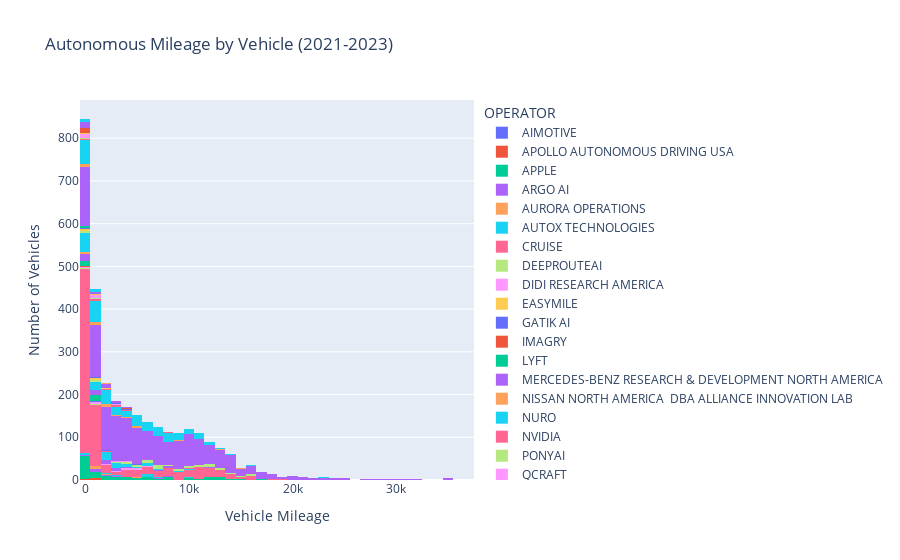
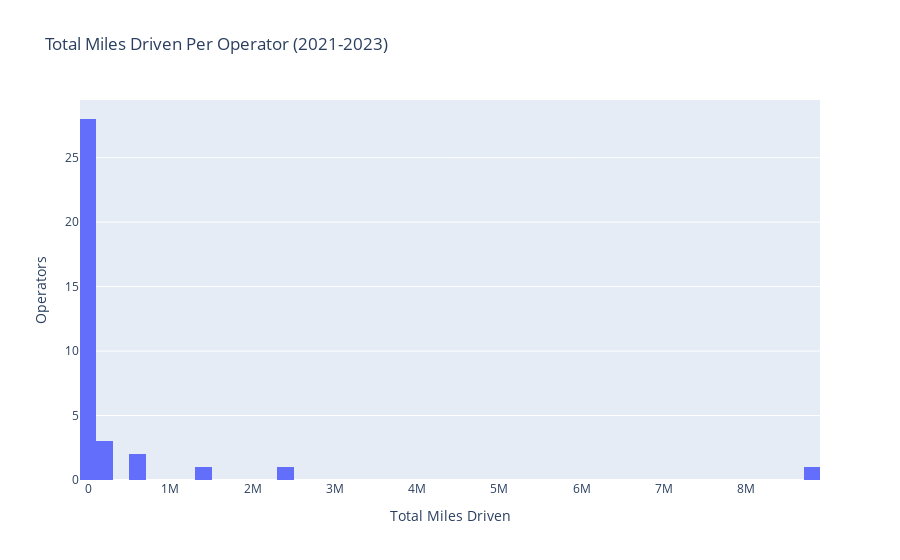

Notebook code cell kept with these figures, in order:
### Code cell
#### Histogram: miles driven / VIN ######
fig = px.histogram(nonzero_mileage,
             x='Mileage Total', color="OPERATOR", title="Autonomous Mileage by Vehicle (2021-2023)", nbins=50)
fig.update_layout(xaxis_title='Vehicle Mileage', yaxis_title='Number of Vehicles')
fig.show()

#### Histogram: miles driven / Operator ######
manufacturer_miles_sum = nonzero_mileage.groupby('OPERATOR')['Mileage Total'].sum().reset_index()

fig = px.histogram(manufacturer_miles_sum, x='Mileage Total', title='Total Miles Driven Per Operator (2021-2023)', hover_name="OPERATOR",
                   labels={'Mileage Total': 'Total Miles Driven'},  nbins=50)  # Adjust nbins as needed
fig.update_layout(yaxis_title='Operators')

fig.show()



#### WANT: Would be absolutley sick if we could start with the VINs histogram and animated into the by Operator graph...

### Figure 1 — Plotly figure (JSON) as saved in the notebook; plotly's stock layout.template omitted (floating-point values rounded to 4 significant figures; data arrays with more than 128 entries replaced by an {"elided": "..."} marker saying what was removed)
{"data": [{"alignmentgroup": "True", "bingroup": "x", "hovertemplate": "OPERATOR=AIMOTIVE<br>Mileage Total=%{x}<br>count=%{y}<extra></extra>", "legendgroup": "AIMOTIVE", "marker": {"color": "#636efa", "pattern": {"shape": ""}}, "name": "AIMOTIVE", "nbinsx": 50, "offsetgroup": "AIMOTIVE", "orientation": "v", "showlegend": true, "type": "histogram", "x": [1827, 1149, 9350, 5865, 9628.0, 5249.0], "xaxis": "x", "yaxis": "y"}, {"alignmentgroup": "True", "bingroup": "x", "hovertemplate": "OPERATOR=APOLLO AUTONOMOUS DRIVING USA<br>Mileage Total=%{x}<br>count=%{y}<extra></extra>", "legendgroup": "APOLLO AUTONOMOUS DRIVING USA", "marker": {"color": "#EF553B", "pattern": {"shape": ""}}, "name": "APOLLO AUTONOMOUS DRIVING USA", "nbinsx": 50, "offsetgroup": "APOLLO AUTONOMOUS DRIVING USA", "orientation": "v", "showlegend": true, "type": "histogram", "x": [830.0, 637.5, 1142.0, 824.4, 141.6, 368.9], "xaxis": "x", "yaxis": "y"}, {"alignmentgroup": "True", "bingroup": "x", "hovertemplate": "OPERATOR=APPLE<br>Mileage Total=%{x}<br>count=%{y}<extra></extra>", "legendgroup": "APPLE", "marker": {"color": "#00cc96", "pattern": {"shape": ""}}, "name": "APPLE", "nbinsx": 50, "offsetgroup": "APPLE", "orientation": "v", "showlegend": true, "type": "histogram", "x": {"elided": "140 float values"}, "xaxis": "x", "yaxis": "y"}, {"alignmentgroup": "True", "bingroup": "x", "hovertemplate": "OPERATOR=ARGO AI<br>Mileage Total=%{x}<br>count=%{y}<extra></extra>", "legendgroup": "ARGO AI", "marker": {"color": "#ab63fa", "pattern": {"shape": ""}}, "name": "ARGO AI", "nbinsx": 50, "offsetgroup": "ARGO AI", "orientation": "v", "showlegend": true, "type": "histogram", "x": [7996.0, 6834.0, 5725.0, 8231.0, 7264.0, 522.2, 162.1, 633.5, 2643.0, 553.1, 3687.0, 1480.0, 2552.0, 1507.0, 1230.0, 1080.0, 1318.0, 1958.0], "xaxis": "x", "yaxis": "y"}, {"alignmentgroup": "True", "bingroup": "x", "hovertemplate": "OPERATOR=AURORA OPERATIONS<br>Mileage Total=%{x}<br>count=%{y}<extra></extra>", "legendgroup": "AURORA OPERATIONS", "marker": {"color": "#FFA15A", "pattern": {"shape": ""}}, "name": "AURORA OPERATIONS", "nbinsx": 50, "offsetgroup": "AURORA OPERATIONS", "orientation": "v", "showlegend": true, "type": "histogram", "x": [1388.0, 875.0, 4918.0, 1448.0, 2289.0, 624.2, 1104.0, 25.86, 700.3], "xaxis": "x", "yaxis": "y"}, {"alignmentgroup": "True", "bingroup": "x", "hovertemplate": "OPERATOR=AUTOX TECHNOLOGIES<br>Mileage Total=%{x}<br>count=%{y}<extra></extra>", "legendgroup": "AUTOX TECHNOLOGIES", "marker": {"color": "#19d3f3", "pattern": {"shape": ""}}, "name": "AUTOX TECHNOLOGIES", "nbinsx": 50, "offsetgroup": "AUTOX TECHNOLOGIES", "orientation": "v", "showlegend": true, "type": "histogram", "x": [1986, 13997, 10336, 6446, 6358, 5912, 5073, 6627, 2700, 8271, 5462, 5981, 2461, 600, 5922, 318, 5508, 2431, 2563, 138, 59, 273], "xaxis": "x", "yaxis": "y"}, {"alignmentgroup": "True", "bingroup": "x", "hovertemplate": "OPERATOR=CRUISE<br>Mileage Total=%{x}<br>count=%{y}<extra></extra>", "legendgroup": "CRUISE", "marker": {"color": "#FF6692", "pattern": {"shape": ""}}, "name": "CRUISE", "nbinsx": 50, "offsetgroup": "CRUISE", "orientation": "v", "showlegend": true, "type": "histogram", "x": {"elided": "813 float values"}, "xaxis": "x", "yaxis": "y"}, {"alignmentgroup": "True", "bingroup": "x", "hovertemplate": "OPERATOR=DEEPROUTEAI<br>Mileage Total=%{x}<br>count=%{y}<extra></extra>", "legendgroup": "DEEPROUTEAI", "marker": {"color": "#B6E880", "pattern": {"shape": ""}}, "name": "DEEPROUTEAI", "nbinsx": 50, "offsetgroup": "DEEPROUTEAI", "orientation": "v", "showlegend": true, "type": "histogram", "x": [18791, 12081, 510, 251], "xaxis": "x", "yaxis": "y"}, {"alignmentgroup": "True", "bingroup": "x", "hovertemplate": "OPERATOR=DIDI RESEARCH AMERICA<br>Mileage Total=%{x}<br>count=%{y}<extra></extra>", "legendgroup": "DIDI RESEARCH AMERICA", "marker": {"color": "#FF97FF", "pattern": {"shape": ""}}, "name": "DIDI RESEARCH AMERICA", "nbinsx": 50, "offsetgroup": "DIDI RESEARCH AMERICA", "orientation": "v", "showlegend": true, "type": "histogram", "x": [3759.0, 5416.0, 6946.0, 1830.0, 3306.0, 4891.0, 4592.0, 2845.0, 5858.0, 1302.0, 3711.0, 5156.0, 4735.0, 938.7, 3997.0, 3893.0, 3074.0, 4286.0, 6647.0, 1827.0, 1409.0, 918.2, 311.7, 79.6, 1286.0], "xaxis": "x", "yaxis": "y"}, {"alignmentgroup": "True", "bingroup": "x", "hovertemplate": "OPERATOR=EASYMILE<br>Mileage Total=%{x}<br>count=%{y}<extra></extra>", "legendgroup": "EASYMILE", "marker": {"color": "#FECB52", "pattern": {"shape": ""}}, "name": "EASYMILE", "nbinsx": 50, "offsetgroup": "EASYMILE", "orientation": "v", "showlegend": true, "type": "histogram", "x": [320], "xaxis": "x", "yaxis": "y"}, {"alignmentgroup": "True", "bingroup": "x", "hovertemplate": "OPERATOR=GATIK AI<br>Mileage Total=%{x}<br>count=%{y}<extra></extra>", "legendgroup": "GATIK AI", "marker": {"color": "#636efa", "pattern": {"shape": ""}}, "name": "GATIK AI", "nbinsx": 50, "offsetgroup": "GATIK AI", "orientation": "v", "showlegend": true, "type": "histogram", "x": [1924, 1016, 634], "xaxis": "x", "yaxis": "y"}, {"alignmentgroup": "True", "bingroup": "x", "hovertemplate": "OPERATOR=IMAGRY<br>Mileage Total=%{x}<br>count=%{y}<extra></extra>", "legendgroup": "IMAGRY", "marker": {"color": "#EF553B", "pattern": {"shape": ""}}, "name": "IMAGRY", "nbinsx": 50, "offsetgroup": "IMAGRY", "orientation": "v", "showlegend": true, "type": "histogram", "x": [731.2, 650.1, 326.5, 397.1], "xaxis": "x", "yaxis": "y"}, {"alignmentgroup": "True", "bingroup": "x", "hovertemplate": "OPERATOR=LYFT<br>Mileage Total=%{x}<br>count=%{y}<extra></extra>", "legendgroup": "LYFT", "marker": {"color": "#00cc96", "pattern": {"shape": ""}}, "name": "LYFT", "nbinsx": 50, "offsetgroup": "LYFT", "orientation": "v", "showlegend": true, "type": "histogram", "x": [479.7, 839.3, 802.1, 1016.0, 985.5, 812.1, 596.7, 882.3, 525.3, 568.1, 625.5, 466.1, 523.6, 684.0, 423.9, 132.5, 257.0, 64.29, 32.78, 116.3, 216.2, 131.1, 19.6], "xaxis": "x", "yaxis": "y"}, {"alignmentgroup": "True", "bingroup": "x", "hovertemplate": "OPERATOR=MERCEDES-BENZ RESEARCH & DEVELOPMENT NORTH AMERICA<br>Mileage Total=%{x}<br>count=%{y}<extra></extra>", "legendgroup": "MERCEDES-BENZ RESEARCH & DEVELOPMENT NORTH AMERICA", "marker": {"color": "#ab63fa", "pattern": {"shape": ""}}, "name": "MERCEDES-BENZ RESEARCH & DEVELOPMENT NORTH AMERICA", "nbinsx": 50, "offsetgroup": "MERCEDES-BENZ RESEARCH & DEVELOPMENT NORTH AMERICA", "orientation": "v", "showlegend": true, "type": "histogram", "x": [744, 6, 22, 249, 126, 7169, 12317, 8396, 7740, 8201, 4402, 3088, 6143, 10, 48.41, 3801.0, 1772.0, 2874.0, 2865.0, 2899.0, 967.2, 3937.0, 1937.0, 670.2, 926.6, 435.7, 1021.0, 2248.0, 61.06, 84.04, 1512, 1837, 3423, 1388, 2346, 2171, 2067, 2418, 1032, 820, 394, 968, 885, 2556, 993, 108, 104, 704, 232, 335, 40, 96], "xaxis": "x", "yaxis": "y"}, {"alignmentgroup": "True", "bingroup": "x", "hovertemplate": "OPERATOR=NISSAN NORTH AMERICA  DBA ALLIANCE INNOVATION LAB<br>Mileage Total=%{x}<br>count=%{y}<extra></extra>", "legendgroup": "NISSAN NORTH AMERICA  DBA ALLIANCE INNOVATION LAB", "marker": {"color": "#FFA15A", "pattern": {"shape": ""}}, "name": "NISSAN NORTH AMERICA  DBA ALLIANCE INNOVATION LAB", "nbinsx": 50, "offsetgroup": "NISSAN NORTH AMERICA  DBA ALLIANCE INNOVATION LAB", "orientation": "v", "showlegend": true, "type": "histogram", "x": [177, 328, 3, 73, 21.4, 1100.0], "xaxis": "x", "yaxis": "y"}, {"alignmentgroup": "True", "bingroup": "x", "hovertemplate": "OPERATOR=NURO<br>Mileage Total=%{x}<br>count=%{y}<extra></extra>", "legendgroup": "NURO", "marker": {"color": "#19d3f3", "pattern": {"shape": ""}}, "name": "NURO", "nbinsx": 50, "offsetgroup": "NURO", "orientation": "v", "showlegend": true, "type": "histogram", "x": [5870.0, 2883.0, 718.2, 2423.0, 6330.0, 163.5, 511.2, 635.3, 8633.0, 4019.0, 990.0, 6337.0, 5674.0, 3053.0, 10860.0, 0.5, 358.9, 824.4, 603.8, 8903.0, 2257.0, 3547.0, 7743.0, 7472.0, 2652.0, 828.8, 9540.0, 10740.0, 9967.0, 5696.0, 6258.0, 6553.0, 7067.0, 3972.0, 2465.0, 4692.0, 839.3, 2064.0, 2641.0, 4363.0, 1029.0, 3511.0, 3647.0, 5560.0, 3813.0, 4681.0, 480.1, 291.8, 3292.0, 2593.0, 0.84, 5.34, 0.17, 113.5, 17.35, 3.27, 28.69, 447.7, 0.01, 13.13, 0.03, 55.77, 1945.0, 0.02, 2890.0, 67.41, 590.6, 130.1, 629.7, 14.31, 1294.0, 325.7, 124.4, 177.1, 2.5, 111.9, 311.9, 155.7, 394.6, 50.78, 1384.0, 170.4, 1999.0, 1835.0, 2005.0, 149.0, 2319.0, 1903.0, 2354.0, 2230.0, 2334.0, 144.8, 1297.0, 2738.0, 2022.0, 1463, 33.07, 13.3, 83.62, 93.83, 108.9, 54.05, 64.4, 11.49, 24.09, 86.15, 2654.0, 713.6, 2272.0, 2715.0, 3061.0, 2032.0, 1778, 1782.0, 1792.0, 1148.0, 1082.0, 198.4], "xaxis": "x", "yaxis": "y"}, {"alignmentgroup": "True", "bingroup": "x", "hovertemplate": "OPERATOR=NVIDIA<br>Mileage Total=%{x}<br>count=%{y}<extra></extra>", "legendgroup": "NVIDIA", "marker": {"color": "#FF6692", "pattern": {"shape": ""}}, "name": "NVIDIA", "nbinsx": 50, "offsetgroup": "NVIDIA", "orientation": "v", "showlegend": true, "type": "histogram", "x": [3449, 1789, 11153, 483, 10388, 742], "xaxis": "x", "yaxis": "y"}, {"alignmentgroup": "True", "bingroup": "x", "hovertemplate": "OPERATOR=PONYAI<br>Mileage Total=%{x}<br>count=%{y}<extra></extra>", "legendgroup": "PONYAI", "marker": {"color": "#B6E880", "pattern": {"shape": ""}}, "name": "PONYAI", "nbinsx": 50, "offsetgroup": "PONYAI", "orientation": "v", "showlegend": true, "type": "histogram", "x": [16360.0, 16120.0, 14220.0, 12440.0, 12830.0, 10480.0, 12850.0, 4014.0, 13070.0, 6016.0, 5726.0, 16140.0, 5048.0, 9402.0, 11350.0, 4834.0, 17610.0, 14320.0, 5735.0, 4509.0, 3299.0, 78.58, 14930.0, 2780.0, 6856.0, 181.9, 12200.0, 16110.0, 6284.0, 10860.0, 4474.0, 1405.0, 1279.0, 5853.0, 5344.0, 437.7, 182.5, 0.25, 4308, 890, 5228, 7162, 7812, 12670, 11951, 12100, 11081, 8108, 9092, 9959, 4417, 8950, 12264, 4383, 6491, 9746, 10224, 2856, 7128, 7053, 8596, 11525, 12073, 7128, 9588, 10667, 8004, 6759, 7309, 9418, 6503, 8969], "xaxis": "x", "yaxis": "y"}, {"alignmentgroup": "True", "bingroup": "x", "hovertemplate": "OPERATOR=QCRAFT<br>Mileage Total=%{x}<br>count=%{y}<extra></extra>", "legendgroup": "QCRAFT", "marker": {"color": "#FF97FF", "pattern": {"shape": ""}}, "name": "QCRAFT", "nbinsx": 50, "offsetgroup": "QCRAFT", "orientation": "v", "showlegend": true, "type": "histogram", "x": [4138, 2182, 2589], "xaxis": "x", "yaxis": "y"}, {"alignmentgroup": "True", "bingroup": "x", "hovertemplate": "OPERATOR=QUALCOMM TECHNOLOGIES<br>Mileage Total=%{x}<br>count=%{y}<extra></extra>", "legendgroup": "QUALCOMM TECHNOLOGIES", "marker": {"color": "#FECB52", "pattern": {"shape": ""}}, "name": "QUALCOMM TECHNOLOGIES", "nbinsx": 50, "offsetgroup": "QUALCOMM TECHNOLOGIES", "orientation": "v", "showlegend": true, "type": "histogram", "x": [432, 119, 1084, 438, 1191, 1388, 2182, 540, 578, 141, 396], "xaxis": "x", "yaxis": "y"}, {"alignmentgroup": "True", "bingroup": "x", "hovertemplate": "OPERATOR=TOYOTA RESEARCH INSTITUTE<br>Mileage Total=%{x}<br>count=%{y}<extra></extra>", "legendgroup": "TOYOTA RESEARCH INSTITUTE", "marker": {"color": "#636efa", "pattern": {"shape": ""}}, "name": "TOYOTA RESEARCH INSTITUTE", "nbinsx": 50, "offsetgroup": "TOYOTA RESEARCH INSTITUTE", "orientation": "v", "showlegend": true, "type": "histogram", "x": [3327, 5430, 4724, 478, 2277, 1355, 967, 175], "xaxis": "x", "yaxis": "y"}, {"alignmentgroup": "True", "bingroup": "x", "hovertemplate": "OPERATOR=UDELV<br>Mileage Total=%{x}<br>count=%{y}<extra></extra>", "legendgroup": "UDELV", "marker": {"color": "#EF553B", "pattern": {"shape": ""}}, "name": "UDELV", "nbinsx": 50, "offsetgroup": "UDELV", "orientation": "v", "showlegend": true, "type": "histogram", "x": [60], "xaxis": "x", "yaxis": "y"}, {"alignmentgroup": "True", "bingroup": "x", "hovertemplate": "OPERATOR=VALEO NORTH AMERICA<br>Mileage Total=%{x}<br>count=%{y}<extra></extra>", "legendgroup": "VALEO NORTH AMERICA", "marker": {"color": "#00cc96", "pattern": {"shape": ""}}, "name": "VALEO NORTH AMERICA", "nbinsx": 50, "offsetgroup": "VALEO NORTH AMERICA", "orientation": "v", "showlegend": true, "type": "histogram", "x": [201, 135, 339, 104], "xaxis": "x", "yaxis": "y"}, {"alignmentgroup": "True", "bingroup": "x", "hovertemplate": "OPERATOR=WAYMO<br>Mileage Total=%{x}<br>count=%{y}<extra></extra>", "legendgroup": "WAYMO", "marker": {"color": "#ab63fa", "pattern": {"shape": ""}}, "name": "WAYMO", "nbinsx": 50, "offsetgroup": "WAYMO", "orientation": "v", "showlegend": true, "type": "histogram", "x": {"elided": "1289 float values"}, "xaxis": "x", "yaxis": "y"}, {"alignmentgroup": "True", "bingroup": "x", "hovertemplate": "OPERATOR=WERIDE CORP<br>Mileage Total=%{x}<br>count=%{y}<extra></extra>", "legendgroup": "WERIDE CORP", "marker": {"color": "#FFA15A", "pattern": {"shape": ""}}, "name": "WERIDE CORP", "nbinsx": 50, "offsetgroup": "WERIDE CORP", "orientation": "v", "showlegend": true, "type": "histogram", "x": [36.4, 11130.0, 377, 15140.0, 12990.0, 9.2, 8339.0, 3072.0, 363.6, 935.2, 5164.0, 334.8, 70.7, 9031.0, 2171.0, 5440.0, 679.1, 12240.0, 2349.0, 2034.0, 9491.0, 4619.0, 12610.0, 2213.0, 0.03, 551.1, 1130, 2167.0, 1673.0, 1308.0, 971.9, 2634.0, 1785.0, 6763.0, 8868.0, 5275.0, 6749.0, 4188.0], "xaxis": "x", "yaxis": "y"}, {"alignmentgroup": "True", "bingroup": "x", "hovertemplate": "OPERATOR=ZOOX<br>Mileage Total=%{x}<br>count=%{y}<extra></extra>", "legendgroup": "ZOOX", "marker": {"color": "#19d3f3", "pattern": {"shape": ""}}, "name": "ZOOX", "nbinsx": 50, "offsetgroup": "ZOOX", "orientation": "v", "showlegend": true, "type": "histogram", "x": {"elided": "317 float values"}, "xaxis": "x", "yaxis": "y"}, {"alignmentgroup": "True", "bingroup": "x", "hovertemplate": "OPERATOR=GHOST AUTONOMY<br>Mileage Total=%{x}<br>count=%{y}<extra></extra>", "legendgroup": "GHOST AUTONOMY", "marker": {"color": "#FF6692", "pattern": {"shape": ""}}, "name": "GHOST AUTONOMY", "nbinsx": 50, "offsetgroup": "GHOST AUTONOMY", "orientation": "v", "showlegend": true, "type": "histogram", "x": [2897.0, 1394.0, 3773.0, 2019.0, 752.8, 2606.0, 934.0, 182.3, 2270.0, 5279.0, 10400.0, 7935.0, 820.2, 8095, 34.5, 11130.0, 3927.0, 2873.0], "xaxis": "x", "yaxis": "y"}, {"alignmentgroup": "True", "bingroup": "x", "hovertemplate": "OPERATOR=INTEL CORPORATION<br>Mileage Total=%{x}<br>count=%{y}<extra></extra>", "legendgroup": "INTEL CORPORATION", "marker": {"color": "#B6E880", "pattern": {"shape": ""}}, "name": "INTEL CORPORATION", "nbinsx": 50, "offsetgroup": "INTEL CORPORATION", "orientation": "v", "showlegend": true, "type": "histogram", "x": [611, 170], "xaxis": "x", "yaxis": "y"}, {"alignmentgroup": "True", "bingroup": "x", "hovertemplate": "OPERATOR=MOTIONAL AD<br>Mileage Total=%{x}<br>count=%{y}<extra></extra>", "legendgroup": "MOTIONAL AD", "marker": {"color": "#FF97FF", "pattern": {"shape": ""}}, "name": "MOTIONAL AD", "nbinsx": 50, "offsetgroup": "MOTIONAL AD", "orientation": "v", "showlegend": true, "type": "histogram", "x": [239.3, 212.9, 31.9, 1141.0, 317.8, 945.2, 920.1, 858.5, 198.3, 5.6, 17.6, 1.3, 21.4, 27.6, 618.3, 3033.0, 751.6, 716.1, 724.5, 3264.0, 2464.0, 3358.0, 1276.0, 10.24], "xaxis": "x", "yaxis": "y"}, {"alignmentgroup": "True", "bingroup": "x", "hovertemplate": "OPERATOR=NVIDIA CORPORATION<br>Mileage Total=%{x}<br>count=%{y}<extra></extra>", "legendgroup": "NVIDIA CORPORATION", "marker": {"color": "#FECB52", "pattern": {"shape": ""}}, "name": "NVIDIA CORPORATION", "nbinsx": 50, "offsetgroup": "NVIDIA CORPORATION", "orientation": "v", "showlegend": true, "type": "histogram", "x": [14.26, 3069.0, 1688.0, 1518.0, 880.6], "xaxis": "x", "yaxis": "y"}, {"alignmentgroup": "True", "bingroup": "x", "hovertemplate": "OPERATOR=APOLLO<br>Mileage Total=%{x}<br>count=%{y}<extra></extra>", "legendgroup": "APOLLO", "marker": {"color": "#636efa", "pattern": {"shape": ""}}, "name": "APOLLO", "nbinsx": 50, "offsetgroup": "APOLLO", "orientation": "v", "showlegend": true, "type": "histogram", "x": [4354.0, 3817.0, 2942, 4199.0], "xaxis": "x", "yaxis": "y"}, {"alignmentgroup": "True", "bingroup": "x", "hovertemplate": "OPERATOR=AUTOX<br>Mileage Total=%{x}<br>count=%{y}<extra></extra>", "legendgroup": "AUTOX", "marker": {"color": "#EF553B", "pattern": {"shape": ""}}, "name": "AUTOX", "nbinsx": 50, "offsetgroup": "AUTOX", "orientation": "v", "showlegend": true, "type": "histogram", "x": [3, 22, 42, 34, 5, 8, 2, 3768, 3624, 8, 337, 9, 8], "xaxis": "x", "yaxis": "y"}, {"alignmentgroup": "True", "bingroup": "x", "hovertemplate": "OPERATOR=BOSCH<br>Mileage Total=%{x}<br>count=%{y}<extra></extra>", "legendgroup": "BOSCH", "marker": {"color": "#00cc96", "pattern": {"shape": ""}}, "name": "BOSCH", "nbinsx": 50, "offsetgroup": "BOSCH", "orientation": "v", "showlegend": true, "type": "histogram", "x": [24.32, 532.9, 202.1], "xaxis": "x", "yaxis": "y"}, {"alignmentgroup": "True", "bingroup": "x", "hovertemplate": "OPERATOR=MERCEDES<br>Mileage Total=%{x}<br>count=%{y}<extra></extra>", "legendgroup": "MERCEDES", "marker": {"color": "#ab63fa", "pattern": {"shape": ""}}, "name": "MERCEDES", "nbinsx": 50, "offsetgroup": "MERCEDES", "orientation": "v", "showlegend": true, "type": "histogram", "x": [384.7, 294.2, 360.5, 482.9, 132.1, 930.9, 728.0, 561.2, 1350.0, 2061.0, 2754.0, 3166.0, 1869.0, 3752.0, 2801.0, 1701.0, 1978.0, 2869.0, 2294.0, 3656.0, 3327.0, 2406.0, 2041.0, 1407.0, 2300.0, 2399.0, 4297.0, 2192.0, 2639.0, 126.6, 143.9, 206.3, 123.0, 108.2, 141.0, 214.9, 144.3], "xaxis": "x", "yaxis": "y"}, {"alignmentgroup": "True", "bingroup": "x", "hovertemplate": "OPERATOR=NISSAN<br>Mileage Total=%{x}<br>count=%{y}<extra></extra>", "legendgroup": "NISSAN", "marker": {"color": "#FFA15A", "pattern": {"shape": ""}}, "name": "NISSAN", "nbinsx": 50, "offsetgroup": "NISSAN", "orientation": "v", "showlegend": true, "type": "histogram", "x": [485, 2105, 2235], "xaxis": "x", "yaxis": "y"}, {"alignmentgroup": "True", "bingroup": "x", "hovertemplate": "OPERATOR=WOVEN BY TOYOTA US<br>Mileage Total=%{x}<br>count=%{y}<extra></extra>", "legendgroup": "WOVEN BY TOYOTA US", "marker": {"color": "#19d3f3", "pattern": {"shape": ""}}, "name": "WOVEN BY TOYOTA US", "nbinsx": 50, "offsetgroup": "WOVEN BY TOYOTA US", "orientation": "v", "showlegend": true, "type": "histogram", "x": [618, 972, 619, 636, 816, 64, 95, 54, 21, 52, 247], "xaxis": "x", "yaxis": "y"}], "layout": {"barmode": "relative", "legend": {"title": {"text": "OPERATOR"}, "tracegroupgap": 0}, "title": {"text": "Autonomous Mileage by Vehicle (2021-2023)"}, "xaxis": {"anchor": "y", "domain": [0, 1], "title": {"text": "Vehicle Mileage"}}, "yaxis": {"anchor": "x", "domain": [0, 1], "title": {"text": "Number of Vehicles"}}}}

### Figure 2 — Plotly figure (JSON) as saved in the notebook; plotly's stock layout.template omitted (floating-point values rounded to 4 significant figures)
{"data": [{"alignmentgroup": "True", "bingroup": "x", "hovertemplate": "Total Miles Driven=%{x}<br>count=%{y}<extra></extra>", "legendgroup": "", "marker": {"color": "#636efa", "pattern": {"shape": ""}}, "name": "", "nbinsx": 50, "offsetgroup": "", "orientation": "v", "showlegend": false, "type": "histogram", "x": [33070.0, 15310.0, 3944.0, 591100.0, 55370.0, 13370.0, 7870, 99422, 759.3, 2323000.0, 31633, 83010.0, 320, 3574, 67330.0, 2105.0, 781, 11200.0, 58340.0, 111600.0, 21150.0, 4825, 1702.0, 258100.0, 28004, 7169.0, 586000.0, 8909, 8489, 18733, 60, 779, 8896000.0, 164900.0, 4194, 1418000.0], "xaxis": "x", "yaxis": "y"}], "layout": {"barmode": "relative", "legend": {"tracegroupgap": 0}, "title": {"text": "Total Miles Driven Per Operator (2021-2023)"}, "xaxis": {"anchor": "y", "domain": [0, 1], "title": {"text": "Total Miles Driven"}}, "yaxis": {"anchor": "x", "domain": [0, 1], "title": {"text": "Operators"}}}}
